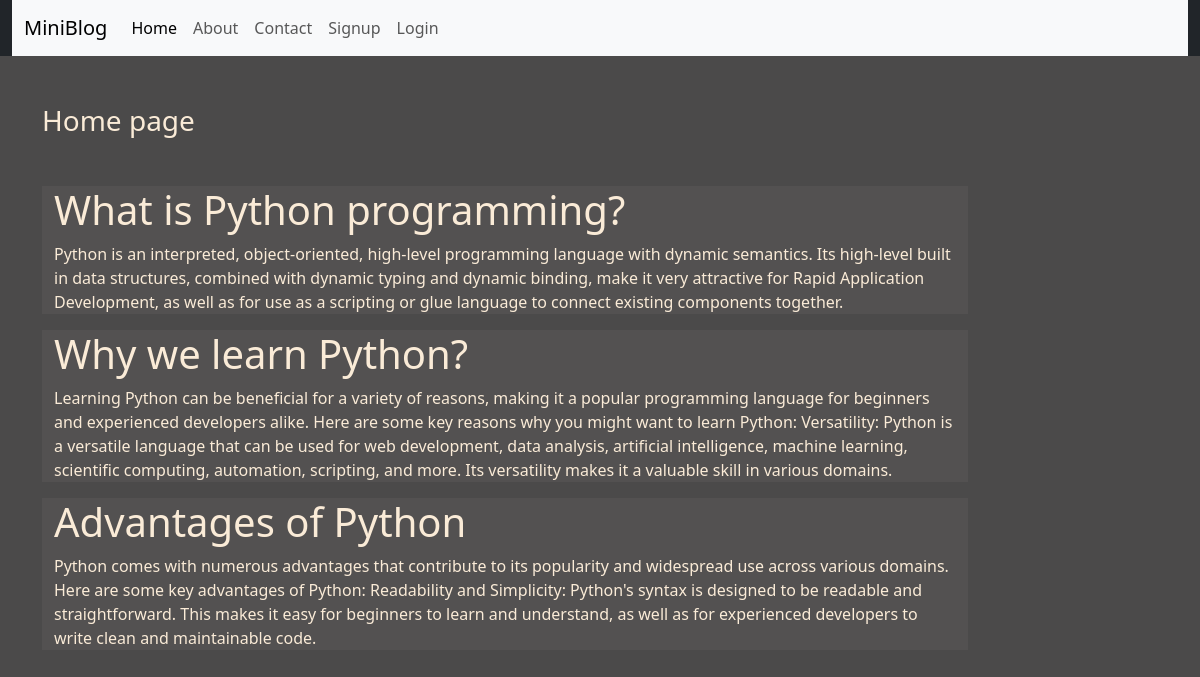
Before: / with the older database file.
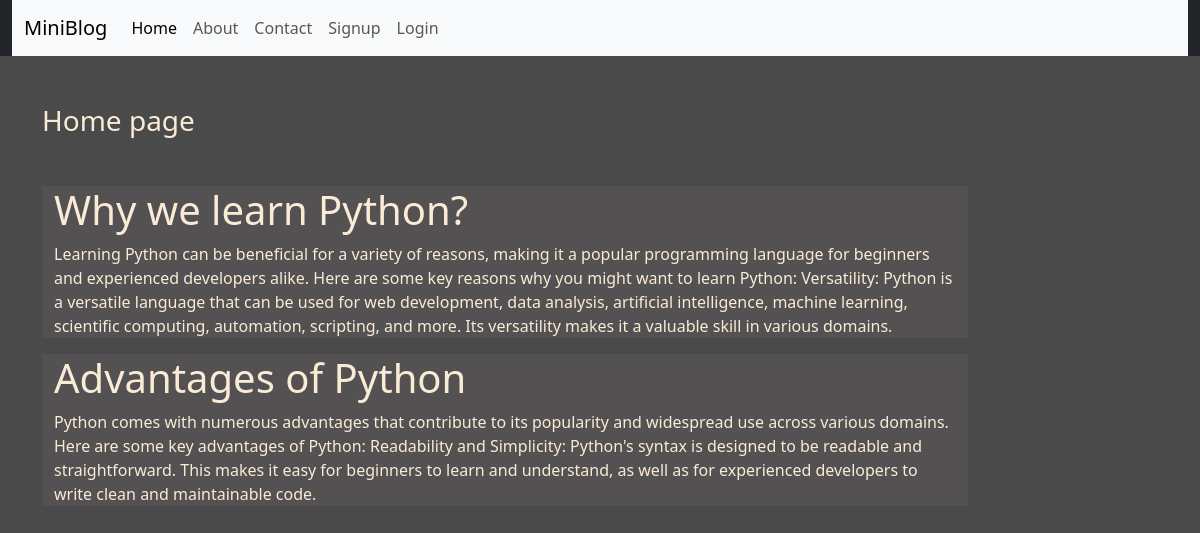
After: the same page with the newer database file.
### blog/models.py (models this page shows)
class Post(models.Model):
    title = models.CharField(max_length=200)
    description = models.TextField()

### blog/views.py (the view)
# urls.py: path('', views.home),
def home(request):
    posts = Post.objects.all()
    return render(request, 'blog/home.html', {'posts': posts})

### blog/templates/blog/home.html
{% extends 'blog/base.html' %}
{% load static %}
{% block content %}
    <div class="col-sm-10">
        <h3 class="my-5">Home page</h3>
        {% for post in posts %}
          <div class="jumbotron jumbotron-fluid jumbo-color">
              <div class="container">
                  <h3 class="display-6 font-weight-bold">{{post.title}}</h3>
                  <p>{{post.description}}</p>
              </div>
            </div>
        {% endfor %}
    </div>
{% endblock content %}

### blog/templates/blog/base.html (shortened to what this page needs)
<!DOCTYPE html>
{% load static %}
<html lang="en">
<head>
    <link rel="stylesheet" href="{% static 'blog/css/bootstrap.css' %}">
    <link rel="stylesheet" href="{% static 'blog/css/style.css' %}">
</head>
<body>
    <div class="container-fluid bg-dark">
        {% include 'blog/navbar.html' %}
    </div>
    <div class="container">
        <div class="row">
            {% block content %}
            {% endblock content %}
        </div>
    </div>
</body>
</html>

### blog/templates/blog/navbar.html (shortened to what this page needs)
<nav class="navbar navbar-expand-lg bg-body-tertiary">
  <div class="container-fluid">
      <a class="navbar-brand" href="#">MiniBlog</a>
      <div class="collapse navbar-collapse" id="navbarNav">
          <ul class="navbar-nav">
              <li class="nav-item">
                  <a class="nav-link active" aria-current="page" href="/">Home</a>
              </li>
              <li class="nav-item">
                  <a class="nav-link" href="{% url 'about' %}">About</a>
              </li>
              <li class="nav-item">
                  <a class="nav-link" href="{% url 'contact' %}">Contact</a>
              </li>
            {% if request.user.is_authenticated %}
                <li class="nav-item">
                    <a class="nav-link" href="{% url 'dashboard' %}">Dashboard</a>
                </li>
                <li class="nav-item">
                    <a class="nav-link" href="{% url 'logout' %}">Logout</a>
                </li>
            {% else %}
              <li class="nav-item">
                  <a class="nav-link" href="{% url 'signup' %}">Signup</a>
              </li>
              <li class="nav-item">
                  <a class="nav-link" href="{% url 'login' %}">Login</a>
              </li>
            {% endif %}
          </ul>
      </div>
  </div>
</nav>

### blog/static/blog/css/style.css (style rules this page uses)
body { background-color: rgb(75, 74, 74); color:antiquewhite; }
.jumbo-color { background-color: rgb(83, 81, 81); }

Changed rows visible on the page:
removed Post: title "What is Python programming?", description "Python is an interpreted, object-oriented, high-level programming language with dynamic semantics. Its high-level built in data structures, combined with dynamic typing and dynamic binding, make it very attractive for Rapid Application Development, as well as for use as a scripting or glue language to connect existing components together."
